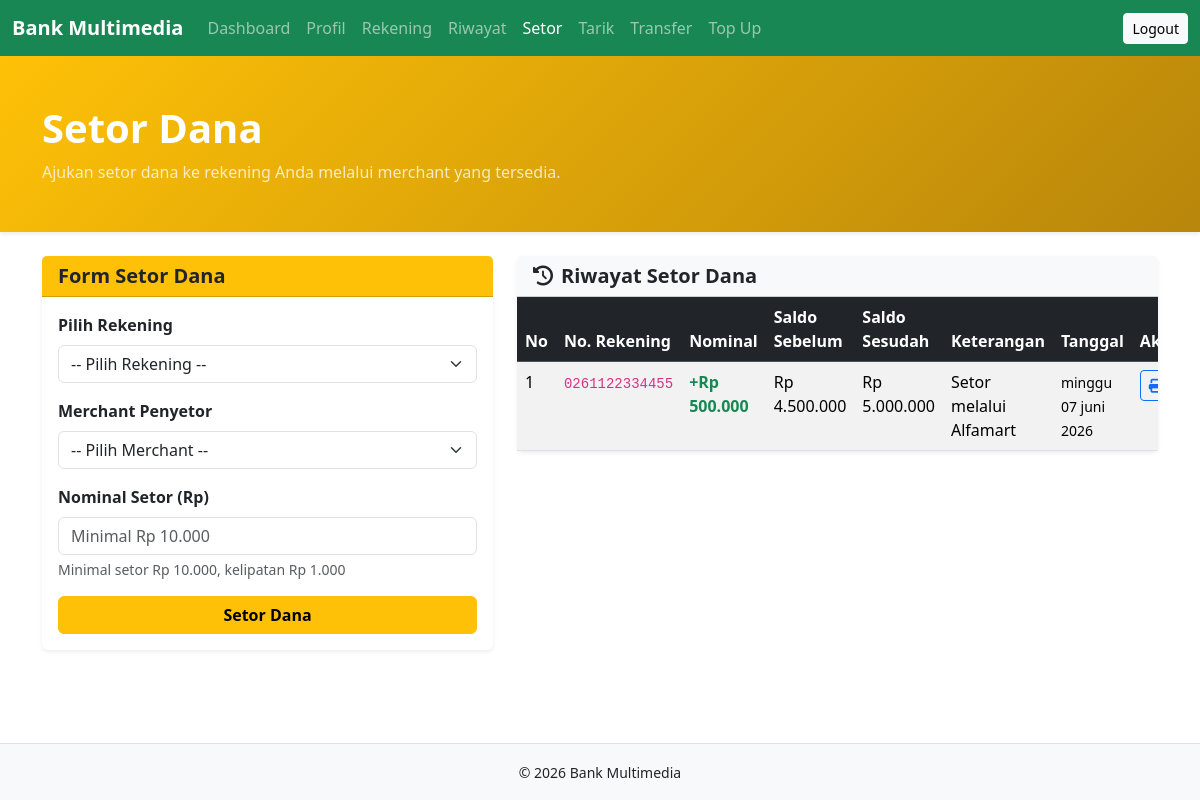
Screenshot of /nasabah/setor/index.php (signed in) with the database file from the repository.
### tables this page shows
CREATE TABLE transaksi (
    id BIGINT AUTO_INCREMENT PRIMARY KEY,
    rekening_id INT NOT NULL,
    jenis_transaksi ENUM('SETOR','TARIK','TRANSFER_KELUAR','TRANSFER_MASUK','TOPUP_EWALLET') NOT NULL,
    nominal DECIMAL(18,2) NOT NULL,
    saldo_sebelum DECIMAL(18,2) NOT NULL,
    saldo_sesudah DECIMAL(18,2) NOT NULL,
    keterangan TEXT,
    created_at TIMESTAMP DEFAULT CURRENT_TIMESTAMP,

    CONSTRAINT fk_transaksi_rekening
    FOREIGN KEY (rekening_id)
    REFERENCES rekening(id)
);

CREATE TABLE rekening (
    id INT AUTO_INCREMENT PRIMARY KEY,
    user_id INT NOT NULL,
    nomor_rekening_encrypted TEXT NOT NULL,
    jenis_rekening ENUM('Tabungan','Giro') DEFAULT 'Tabungan',
    saldo DECIMAL(18,2) DEFAULT 0,
    status_rekening ENUM('Aktif','Blokir') DEFAULT 'Aktif',
    created_at TIMESTAMP DEFAULT CURRENT_TIMESTAMP,

    CONSTRAINT fk_rekening_user
    FOREIGN KEY (user_id)
    REFERENCES users(id)
);

### helper/encryption.php (called while the page is built, shortened)
<?php
function decrypt(String $encryptedData): String
{
    $cipher = 'AES-256-CBC';
    $key = 'perbankan2026';
    $secretKey = hash('sha256', $key, true);
    $data = base64_decode($encryptedData);
    $ivLength = openssl_cipher_iv_length($cipher);
    $iv = substr($data, 0, $ivLength);
    $ciphertext = substr($data, $ivLength);
    return openssl_decrypt(
        $ciphertext,
        $cipher,
        $secretKey,
        OPENSSL_RAW_DATA,
        $iv
    );
}

### helper/format.php (called while the page is built)
<?php
function formatCurrency(int $amount): String
{
    return 'Rp ' . number_format($amount, 0, ',', '.');
}
function formatDate(String $date): String
{
    $timestamp = strtotime($date);
    $hari = [
        'Sunday' => 'minggu',
        'Monday' => 'senin',
        'Tuesday' => 'selasa',
        'Wednesday' => 'rabu',
        'Thursday' => 'kamis',
        'Friday' => 'jumat',
        'Saturday' => 'sabtu',
    ];
    $bulan = [
        'January' => 'januari',
        'February' => 'februari',
        'March' => 'maret',
        'April' => 'april',
        'May' => 'mei',
        'June' => 'juni',
        'July' => 'juli',
        'August' => 'agustus',
        'September' => 'september',
        'October' => 'oktober',
        'November' => 'november',
        'December' => 'desember',
    ];
    $dayName = date('l', $timestamp);
    $monthName = date('F', $timestamp);
    return $hari[$dayName] . ' ' . date('d', $timestamp) . ' ' . $bulan[$monthName] . ' ' . date('Y', $timestamp);
}

### nasabah/setor/index.php (the view, shortened to what this page needs)
<?php
include "../../helper/encryption.php";
include "../../helper/format.php";
$user_id = $_SESSION['user_id'];
$query_rekening = "SELECT id, nomor_rekening_encrypted, jenis_rekening, saldo
                   FROM rekening
                   WHERE user_id = ? AND status_rekening = 'Aktif'";
$stmt_rekening = mysqli_prepare($conn, $query_rekening);
mysqli_stmt_bind_param($stmt_rekening, "i", $user_id);
mysqli_stmt_execute($stmt_rekening);
$result_rekening = mysqli_stmt_get_result($stmt_rekening);
$page = isset($_GET['page']) ? max(1, (int)$_GET['page']) : 1;
$per_page = 10;
$offset = ($page - 1) * $per_page;
$query_count = "SELECT COUNT(*) as total
                FROM transaksi t
                JOIN rekening r ON t.rekening_id = r.id
                WHERE r.user_id = ? AND t.jenis_transaksi = 'SETOR'";
$stmt_count = mysqli_prepare($conn, $query_count);
mysqli_stmt_bind_param($stmt_count, "i", $user_id);
mysqli_stmt_execute($stmt_count);
$result_count = mysqli_stmt_get_result($stmt_count);
$total_data = mysqli_fetch_assoc($result_count)['total'];
$query_riwayat = "SELECT t.id, t.nominal, t.saldo_sebelum, t.saldo_sesudah, t.keterangan, t.created_at,
                         r.nomor_rekening_encrypted
                  FROM transaksi t
                  JOIN rekening r ON t.rekening_id = r.id
                  WHERE r.user_id = ? AND t.jenis_transaksi = 'SETOR'
                  ORDER BY t.created_at DESC
                  LIMIT ? OFFSET ?";
$stmt_riwayat = mysqli_prepare($conn, $query_riwayat);
mysqli_stmt_bind_param($stmt_riwayat, "iii", $user_id, $per_page, $offset);
mysqli_stmt_execute($stmt_riwayat);
$result_riwayat = mysqli_stmt_get_result($stmt_riwayat);
?>
<!DOCTYPE html>
<html lang="id">
<head>
    <link href="https://cdn.jsdelivr.net/npm/bootstrap@5.3.8/dist/css/bootstrap.min.css" rel="stylesheet">
    <link rel="stylesheet" href="https://cdnjs.cloudflare.com/ajax/libs/font-awesome/6.4.0/css/all.min.css">
</head>
<body class="d-flex flex-column min-vh-100">
    <nav class="navbar navbar-expand-lg navbar-dark bg-success">
        <div class="container-fluid">
            <a class="navbar-brand fw-bold" href="#">
                Bank Multimedia
            </a>
            <div class="collapse navbar-collapse" id="navbarNasabah">
                <ul class="navbar-nav me-auto">
                    <li class="nav-item">
                        <a class="nav-link"
                            href="../dashboard/index.php">
                            Dashboard
                        </a>
                    </li>
                    <li class="nav-item">
                        <a class="nav-link"
                            href="../profil/index.php">
                            Profil
                        </a>
                    </li>
                    <li class="nav-item">
                        <a class="nav-link"
                            href="../rekening/index.php">
                            Rekening
                        </a>
                    </li>
                    <li class="nav-item">
                        <a class="nav-link"
                            href="../riwayat/index.php">
                            Riwayat
                        </a>
                    </li>
                    <li class="nav-item">
                        <a class="nav-link active"
                            href="../setor/index.php">
                            Setor
                        </a>
                    </li>
                    <li class="nav-item">
                        <a class="nav-link"
                            href="../tarik/index.php">
                            Tarik
                        </a>
                    </li>
                    <li class="nav-item">
                        <a class="nav-link"
                            href="../transfer/index.php">
                            Transfer
                        </a>
                    </li>
                    <li class="nav-item">
                        <a class="nav-link"
                            href="../topup/index.php">
                            Top Up
                        </a>
                    </li>
                </ul>
                <a href="../../logout.php"
                    class="btn btn-light btn-sm">
                    Logout
                </a>
            </div>
        </div>
    </nav>
    <header class="hero py-5 shadow-sm">
        <div class="container">
            <h1 class="display-6 fw-bold">
                Setor Dana
            </h1>
            <p class="mb-0 opacity-75">
                Ajukan setor dana ke rekening Anda melalui merchant yang tersedia.
            </p>
        </div>
    </header>
    <main class="flex-grow-1">
        <div class="container py-4">
            <div class="row g-4">
                <div class="col-lg-5">
                    <div class="card shadow-sm border-0">
                        <div class="card-header bg-warning text-dark">
                            <h5 class="mb-0 fw-bold">
                                Form Setor Dana
                            </h5>
                        </div>
                        <div class="card-body">
                            <?php if (mysqli_num_rows($result_rekening) === 0): ?>
                                <div class="alert alert-info mb-0">
                                    <i class="fas fa-info-circle me-2"></i>
                                    Anda belum memiliki rekening aktif. Silakan buat rekening terlebih dahulu di menu
                                    <a href="../rekening/index.php" class="alert-link">Rekening</a>.
                                </div>
                            <?php else: ?>
                                <form action="proses_setor.php" method="POST" id="formSetor">
                                    <div class="mb-3">
                                        <label for="rekening_id" class="form-label fw-semibold">Pilih Rekening</label>
                                        <select name="rekening_id" id="rekening_id" class="form-select" required>
                                            <option value="">-- Pilih Rekening --</option>
                                        </select>
                                    </div>
                                    <div class="mb-3">
                                        <label for="merchant_id" class="form-label fw-semibold">Merchant Penyetor</label>
                                        <select name="merchant_id" id="merchant_id" class="form-select" required>
                                            <option value="">-- Pilih Merchant --</option>
                                        </select>
                                    </div>
                                    <div class="mb-3">
                                        <label for="nominal" class="form-label fw-semibold">Nominal Setor (Rp)</label>
                                        <input type="number" name="nominal" id="nominal" class="form-control"
                                            min="10000" step="1000" required
                                            placeholder="Minimal Rp 10.000">
                                        <div class="form-text">Minimal setor Rp 10.000, kelipatan Rp 1.000</div>
                                    </div>
                                    <button type="submit" class="btn btn-warning w-100 fw-bold">
                                        Setor Dana
                                    </button>
                                </form>
                            <?php endif; ?>
                        </div>
                    </div>
                </div>
                <div class="col-lg-7">
                    <div class="card shadow-sm border-0">
                        <div class="card-header bg-light">
                            <h5 class="mb-0 fw-bold">
                                <i class="fas fa-history me-2"></i>Riwayat Setor Dana
                            </h5>
                        </div>
                        <div class="card-body p-0">
                            <?php if ($total_data === 0): ?>
                                <div class="text-center py-5 text-muted">
                                    <i class="fas fa-inbox fa-3x mb-3"></i>
                                    <p>Belum ada riwayat setor dana.</p>
                                </div>
                            <?php else: ?>
                                <div class="table-responsive">
                                    <table class="table table-hover table-striped mb-0">
                                        <thead class="table-dark">
                                            <tr>
                                                <th>No</th>
                                                <th>No. Rekening</th>
                                                <th>Nominal</th>
                                                <th>Saldo Sebelum</th>
                                                <th>Saldo Sesudah</th>
                                                <th>Keterangan</th>
                                                <th>Tanggal</th>
                                                <th>Aksi</th>
                                            </tr>
                                        </thead>
                                        <tbody>
                                            <?php
                                            $no = $offset + 1;
                                            while ($row = mysqli_fetch_assoc($result_riwayat)):
                                            ?>
                                                <tr>
                                                    <td><?= $no++ ?></td>
                                                    <td>
                                                        <code><?= decrypt($row['nomor_rekening_encrypted']) ?></code>
                                                    </td>
                                                    <td class="text-success fw-bold">
                                                        +<?= formatCurrency($row['nominal']) ?>
                                                    </td>
                                                    <td><?= formatCurrency($row['saldo_sebelum']) ?></td>
                                                    <td><?= formatCurrency($row['saldo_sesudah']) ?></td>
                                                    <td><?= htmlspecialchars($row['keterangan']) ?></td>
                                                    <td>
                                                        <small><?= formatDate($row['created_at']) ?></small>
                                                    </td>
                                                    <td>
                                                        <a href="cetak_resi.php?id=<?= $row['id'] ?>"
                                                            class="btn btn-sm btn-outline-primary"
                                                            title="Cetak Resi">
                                                            <i class="fas fa-print"></i>
                                                        </a>
                                                    </td>
                                                </tr>
                                            <?php endwhile; ?>
                                        </tbody>
                                    </table>
                                </div>
                            <?php endif; ?>
                        </div>
                    </div>
                </div>
            </div>
        </div>
    </main>
    <footer class="bg-light border-top py-3">
        <div class="container-fluid text-center">
            <small>
                &copy; <?= date('Y'); ?> Bank Multimedia
            </small>
        </div>
    </footer>
</body>
</html>

### nasabah/setor/index.php (style rules this page uses)
.hero { background: linear-gradient(135deg, #ffc107, #b8860b); color: white; }

### rows the page displays
transaksi: rekening.nomor_rekening_encrypted "0261122334455", nominal "Rp 500.000", saldo_sebelum "Rp 4.500.000", saldo_sesudah "Rp 5.000.000", keterangan "Setor melalui Alfamart", created_at "minggu 07 juni 2026"
